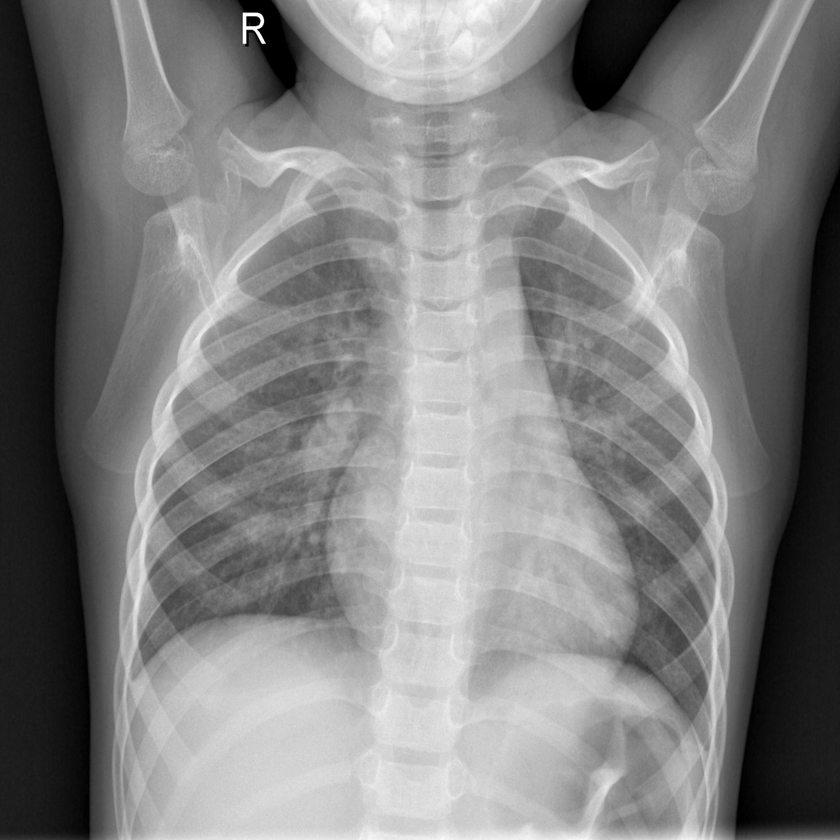
#> input picture 3.2022年学习/FractralDimensionSoftware/COVID-19-c/NORMAL/NORMAL (1).png, 840 x 840 px, shrunk from 1024 x 1024 before the run; its folder holds only this picture in this run
$ python '1. 傅里叶变换素材收集.py'
#> lines starting #> are read from the running program, lines starting #| are printed output that depends on the picture
import glob
import cv2
import numpy as np
import pandas as pd
import matplotlib.pyplot as plt
import time

start_time = time.time()
#data = np.empty(shape=[0, 2916], dtype=int)


#存储处理后的图像
normal = []
normal_target = []
viral_pneumonia = []
viral_pneumonia_target = []

covid_19 = []
covid_19_target = []

min_value, max_value, steps = 10, 240, 10   #90-160
Threshold = [x for x in range(min_value, max_value, steps)]

def whole_historgram(data, count):
    his_img = []
    plt.figure()
    for i in range(len(data)):
        if i % (len(data)/count) == 0: #找到原灰度图像，画出直方图
            his_img.append(data[i])
    #print(len(his_img), data[0])
    for i in range(len(his_img)):
        #print(i, his_img[i])
        #if i == 3:
            #print(his_img[i].ravel())
        plt.hist(his_img[i].ravel(), 256, [0, 256])
        plt.subplot(count, 1, i + 1)
        plt.xlabel("Pixel gray value")
        plt.ylabel("Number of pixels")
    plt.show()


def convertjpg(pngfile, data):
    img = cv2.imread(pngfile)
#> img is the input picture: shape (840, 840, 3); min 0, max 255, mean 128.9
    data.append(img)    #原图像

    img = cv2.imread(pngfile, cv2.IMREAD_GRAYSCALE) #读取为灰度图,
#> img: shape (840, 840); min 0, max 255, mean 128.9
    #data.append(img)   #灰度图
    img = fft(img)
    data.append(img)   #傅里叶变换后的图像

    return data

def fft(img):
    #快速傅里叶变换算法得到频率分布
    f = np.fft.fft2(img)

    #默认结果中心点位置是在左上角,
    #调用fftshift()函数转移到中间位置
    fshift = np.fft.fftshift(f)

    #fft结果是复数, 其绝对值结果是振幅
    fimg = np.log(np.abs(fshift))
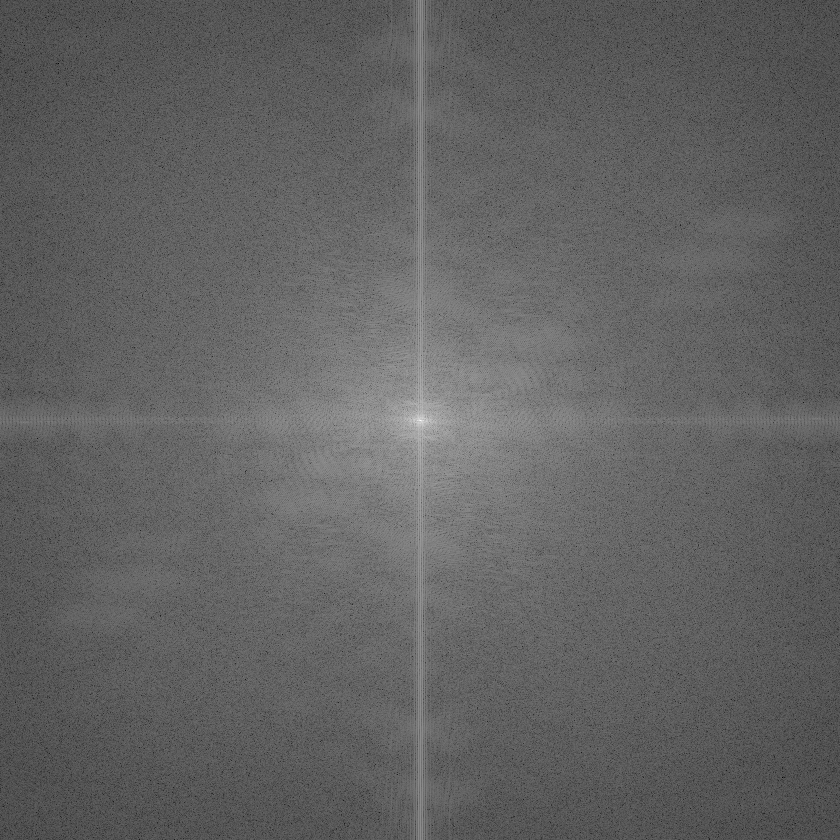
#> fimg: shape (840, 840) float64; min 0.354, max 18.33, mean 7.29; drawn with min black and max white
    return fimg

def draw_graph(data, count):
    plt.figure()
    for i in range(len(data)):
        #print("i:", i)d
        """
        if i % 2 == 0:
            print(i)
            print(data[i])
            img = cv2.imread(data[i], cv2.IMREAD_GRAYSCALE) #灰度图
            plt.hist(img.ravel(), 256, [0, 256])
        """

        plt.subplot(count, len(data)/count0, i+1)
        print(i, data[i].shape)
        plt.imshow(data[i], "gray") #这是因为我们还是直接使用plt显示图像，它默认使用三通道显示图像，需要我们在可视化函数里多指定一个参数
        plt.xticks([])
        plt.yticks([])
    plt.show()

"""
def get_line_chart_data(data):
    # [4 lines of commented-out code are left out]
    l = []
    for j in range(len(data)):
        x = []
        for i in Threshold:
            y = fractal_dimension(data[j], i)
            x.append(y)
        l.append(x)

    return l
"""

#读取图片数据，转化为矩阵
count0 = 0
for pngfile in glob.glob(r"C:/Users/Yan/Desktop/COVID-19-c/NORMAL/*.png"):
    normal = convertjpg(pngfile, normal)
#> normal = 2 items
    count0 += 1

    if count0 == 3:
        break
#print(len(normal))


count1 = 0
for pngfile in glob.glob(r"C:/Users/Yan/Desktop/COVID-19-c/Viral Pneumonia/*.png"):
    viral_pneumonia = convertjpg(pngfile, viral_pneumonia)
    count1 += 1
    if count1 == 3:
        break
#print(len(viral_pneumonia))

count2 = 0
for pngfile in glob.glob(r"C:/Users/Yan/Desktop/COVID-19-c/COVID-19/*.png"):
    covid_19 = convertjpg(pngfile, covid_19)
    count2 += 1
    if count2 == 3:
        break
print(len(covid_19))

#print(normal, viral_pneumonia, covid_19)

"""
#画灰度像素直方图
whole_historgram(normal, count0)
whole_historgram(viral_pneumonia, count1)
whole_historgram(covid_19, count2)
"""

#显示不同阈值的二值图像
draw_graph(normal, count0)
#> the loop in draw_graph, `for i in range(len(data)): #print("i:", i)d` made 2 passes
#| 0 (840, 840, 3)
#| 1 (840, 840)
#> in draw_graph, `plt.show()`:
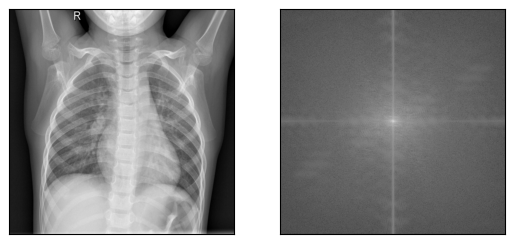
#> figure drawn by matplotlib, 2 panels
draw_graph(viral_pneumonia, count1)
draw_graph(covid_19, count2)


"""
#获取维度折线图数据
D = get_line_chart_data(normal)
D1 = get_line_chart_data(viral_pneumonia)
D2 = get_line_chart_data(covid_19)

print(len(np.array(D)), len(np.array(D1)), len(np.array(D2)))
"""

"""
#画维度折线图
plt.figure("Fractal Demension")

plt.plot(Threshold, D[0], color="#00ff00", label="normal0")
plt.plot(Threshold, D[1], color="#00ff5f", label="normal1")
plt.plot(Threshold, D[2], color="#00ff87", label="normal2")
plt.plot(Threshold, D[3], color="#00ffaf", label="normal3")
plt.plot(Threshold, D[4], color="#00ffaf", label="normal4")
plt.plot(Threshold, D[5], color="#00ffaf", label="normal5")
plt.plot(Threshold, D[6], color="#00ffaf", label="normal5")

plt.plot(Threshold, D1[0], color="#ff0000", label="Viral0")
plt.plot(Threshold, D1[1], color="#ff005f", label="Viral1")
plt.plot(Threshold, D1[2], color="#ff0087", label="Viral2")
plt.plot(Threshold, D1[3], color="#ff00af", label="Viral3")
plt.plot(Threshold, D1[4], color="#ff00af", label="Viral4")
plt.plot(Threshold, D1[5], color="#ff00af", label="Viral5")
plt.plot(Threshold, D1[6], color="#ff00af", label="Viral5")

plt.plot(Threshold, D2[0], color="#af00ff", label="covid0")
plt.plot(Threshold, D2[1], color="#af5fff", label="covid1")
plt.plot(Threshold, D2[2], color="#af87ff", label="covid2")
plt.plot(Threshold, D2[3], color="#afafff", label="covid3")
plt.plot(Threshold, D2[4], color="#afafff", label="covid4")
plt.plot(Threshold, D2[5], color="#afafff", label="covid5")
plt.plot(Threshold, D2[6], color="#afafff", label="covid5")

plt.legend()
plt.xlabel("Thershold")
plt.ylabel("Desmension")
plt.show()
"""

"""
data0 = np.array(D)
#print(data0)
data1 = np.array(D1)
data2 = np.array(D2)
data = np.vstack((data0, data1, data2))
#print(data)
#data_target = normal_target + viral_pneumonia_target + covid_19_target
#print(data)
print(data.shape)
#save = pd.DataFrame(data)
#save.to_csv(r"C:/Users/Yan/Desktop/fractal_demension_145_175_5.csv", index=False, header=True)
"""

end_time = time.time()
time = end_time - start_time
print("time:", time)

$ run again, on 3.2022年学习/FractralDimensionSoftware/COVID-19-c/NORMAL/NORMAL (1004).png
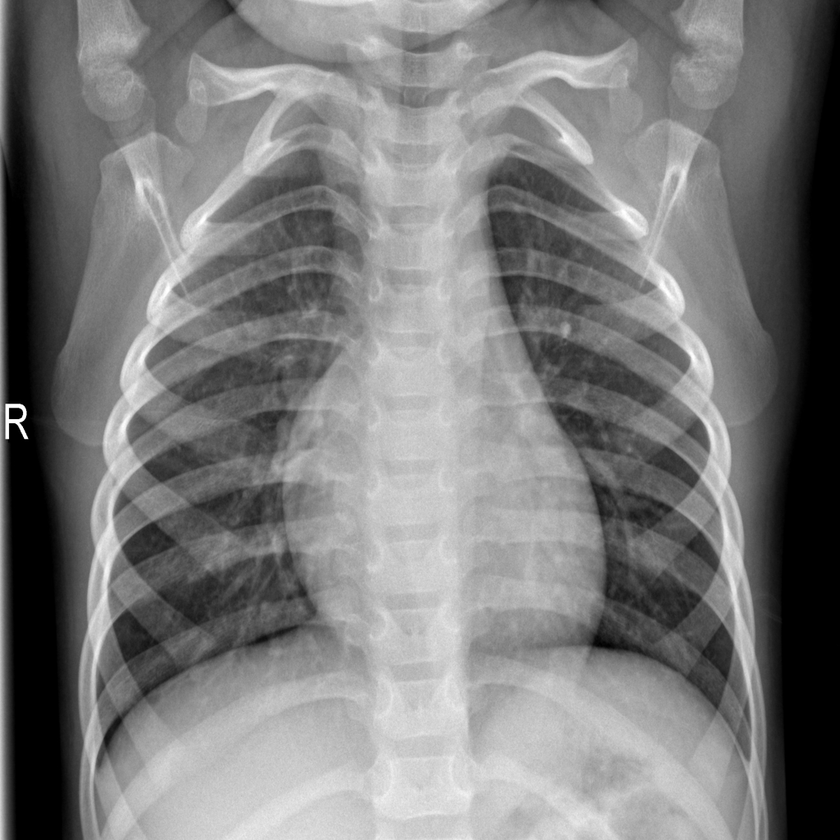
#> input picture 3.2022年学习/FractralDimensionSoftware/COVID-19-c/NORMAL/NORMAL (1004).png, 840 x 840 px, shrunk from 1024 x 1024 before the run
#> in convertjpg, img is the input picture: shape (840, 840, 3); min 0, max 255, mean 122.9
#> img: shape (840, 840)
#> normal = 2 items
#> the loop in draw_graph, `for i in range(len(data)): #print("i:", i)d` made 2 passes
#| 0 (840, 840, 3)
#| 1 (840, 840)
#> in draw_graph, `plt.show()`:
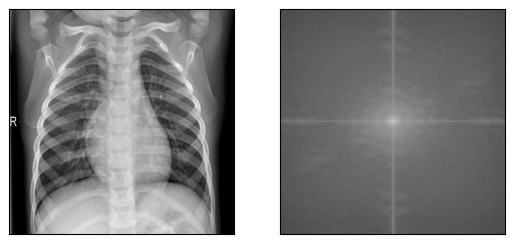
#> figure drawn by matplotlib, 2 panels

$ run again, on 3.2022年学习/FractralDimensionSoftware/COVID-19-c/NORMAL/NORMAL (1005).png
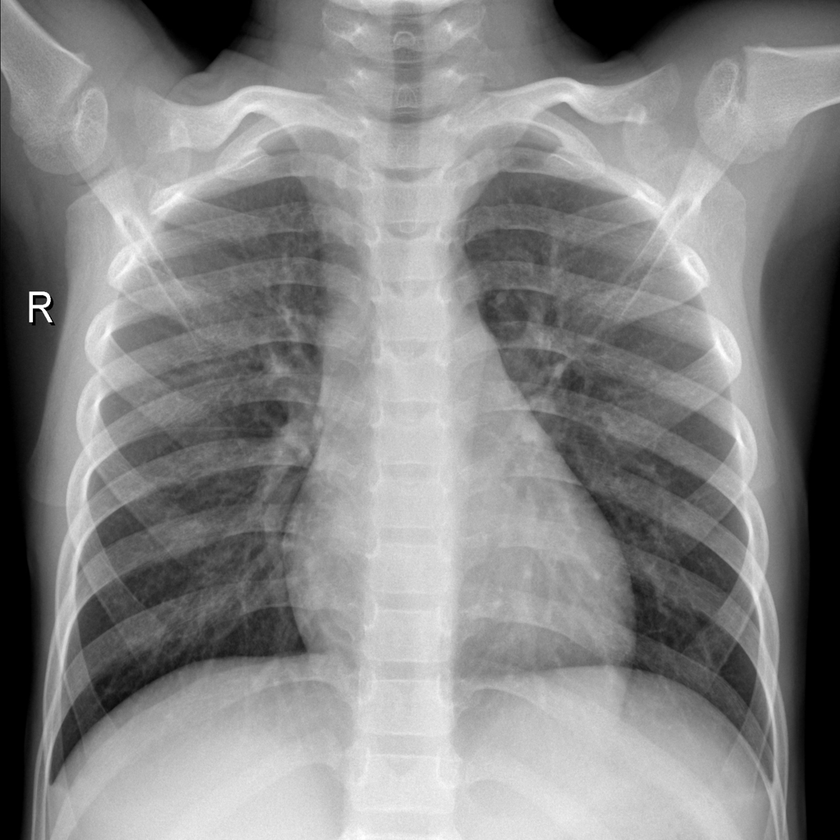
#> input picture 3.2022年学习/FractralDimensionSoftware/COVID-19-c/NORMAL/NORMAL (1005).png, 840 x 840 px, shrunk from 1024 x 1024 before the run
#> in convertjpg, img is the input picture: shape (840, 840, 3); min 0, max 255, mean 133.5
#> img: shape (840, 840)
#> normal = 2 items
#> the loop in draw_graph, `for i in range(len(data)): #print("i:", i)d` made 2 passes
#| 0 (840, 840, 3)
#| 1 (840, 840)
#> in draw_graph, `plt.show()`:
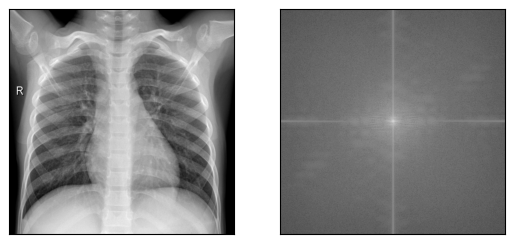
#> figure drawn by matplotlib, 2 panels

$ run again, on 3.2022年学习/FractralDimensionSoftware/COVID-19-c/NORMAL/NORMAL (1008).png
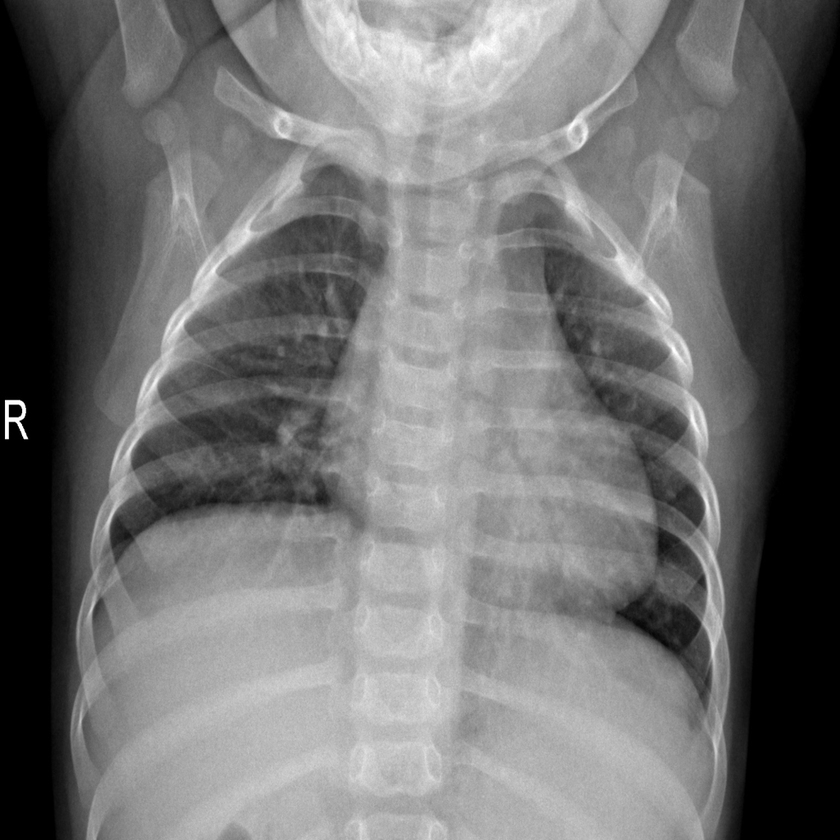
#> input picture 3.2022年学习/FractralDimensionSoftware/COVID-19-c/NORMAL/NORMAL (1008).png, 840 x 840 px, shrunk from 1024 x 1024 before the run
#> in convertjpg, img is the input picture: shape (840, 840, 3); min 0, max 255, mean 113.2
#> img: shape (840, 840)
#> normal = 2 items
#> the loop in draw_graph, `for i in range(len(data)): #print("i:", i)d` made 2 passes
#| 0 (840, 840, 3)
#| 1 (840, 840)
#> in draw_graph, `plt.show()`:
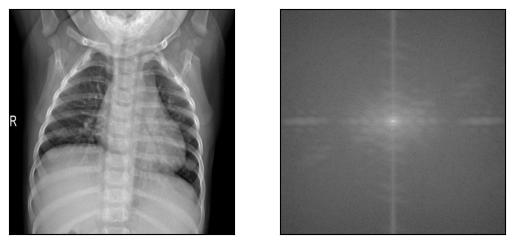
#> figure drawn by matplotlib, 2 panels
